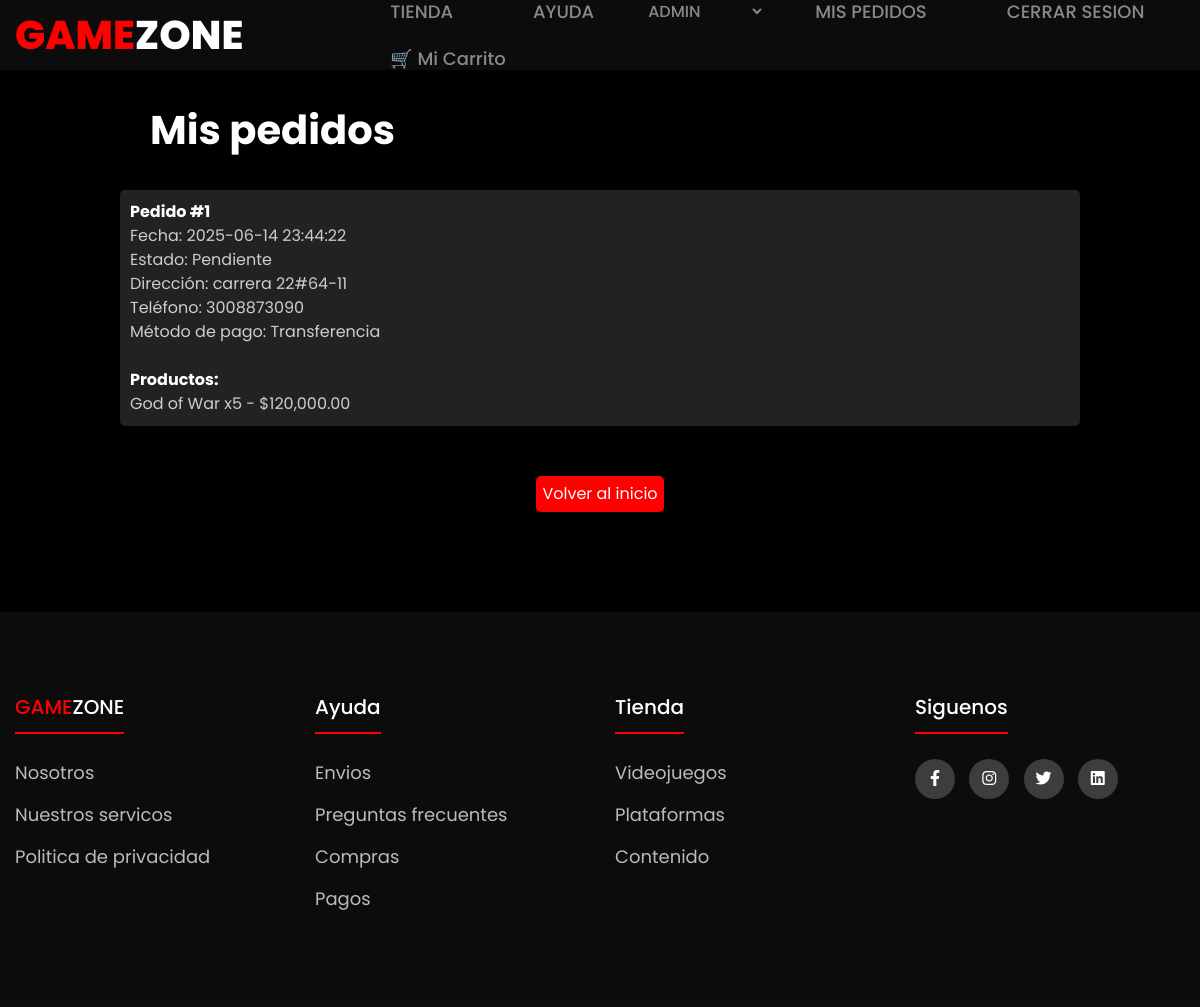
Screenshot of /my_orders.php (signed in) with the database file from the repository.
### tables this page shows
CREATE TABLE `orders` (
  `id` int(11) NOT NULL,
  `user_id` int(11) NOT NULL,
  `address` varchar(255) NOT NULL,
  `phone` varchar(20) DEFAULT NULL,
  `payment_method` varchar(50) DEFAULT 'Contra entrega',
  `status` enum('pendiente','en_proceso','enviado','entregado') DEFAULT 'pendiente',
  `created_at` timestamp NOT NULL DEFAULT current_timestamp()
);

CREATE TABLE `order_items` (
  `id` int(11) NOT NULL,
  `order_id` int(11) NOT NULL,
  `product_id` int(11) NOT NULL,
  `quantity` int(11) NOT NULL DEFAULT 1,
  `price` decimal(10,2) NOT NULL
);

CREATE TABLE `products` (
  `id` int(11) NOT NULL,
  `name` varchar(100) NOT NULL,
  `description` text DEFAULT NULL,
  `price` decimal(10,2) NOT NULL,
  `image` varchar(255) DEFAULT NULL,
  `category_id` int(11) DEFAULT NULL,
  `created_at` timestamp NOT NULL DEFAULT current_timestamp()
);

### controllers/ordercontroller.php (called while the page is built, shortened)
<?php
require_once 'models/Order.php';
class OrderController {
    public function myOrders() {
    $user = $_SESSION['user'] ?? null;
    $orderModel = new Order();
    $orders = $orderModel->getByUser($user['id']);
    foreach ($orders as &$order) {
        $order['items'] = $orderModel->getItems($order['id']);
    }
    require 'views/order/my_orders.php';
}
}

### my_orders.php (called while the page is built)
<?php
require_once 'controllers/OrderController.php';
$controller = new OrderController();
$controller->myOrders();

### models/order.php (called while the page is built, shortened)
<?php
require_once 'config/database.php';
class Order {
    private $conn;
    public function __construct() {
        $db = new Database();
        $this->conn = $db->connect();
    }
    public function getByUser($user_id) {
    $sql = "SELECT * FROM orders WHERE user_id = ? ORDER BY created_at DESC";
    $stmt = $this->conn->prepare($sql);
    $stmt->execute([$user_id]);
    return $stmt->fetchAll(PDO::FETCH_ASSOC);
}
public function getItems($order_id) {
    $sql = "SELECT oi.*, p.name
            FROM order_items oi
            JOIN products p ON oi.product_id = p.id
            WHERE oi.order_id = ?";
    $stmt = $this->conn->prepare($sql);
    $stmt->execute([$order_id]);
    return $stmt->fetchAll(PDO::FETCH_ASSOC);
}
}

### config/database.php (called while the page is built, shortened)
<?php
class database{
    private $host = 'localhost';
    private $db_name = 'tienda_virtual';
    private $username = 'root';
    private $password = '';
    public function connect(){
        $this->conn = null;
        try {
            $dsn = "mysql:host={$this->host};dbname={$this->db_name}";
            $this->conn = new PDO($dsn, $this->username, $this->password);
            $this->conn->setAttribute(PDO::ATTR_ERRMODE, PDO::ERRMODE_EXCEPTION);
        }
        catch(PDOException $e) {
            echo "Error de conexion: " . $e->getMessage();
            exit;
        }
        return $this->conn;
    }
}
?>

### views/order/my_orders.php (the view)
<?php require_once __DIR__ . '/../layout/header.php'; ?>
<div class="container-mis-pedidos">
    <h2>Mis pedidos</h2>
    <div class="container-intermedio-tus-pedidos">
        <?php if (!empty($orders)) : ?>
        <?php foreach ($orders as $order): ?>
        <div class="container-tu-pedido">
            <strong>Pedido #<?= $order['id'] ?></strong><br>
            Fecha: <?= $order['created_at'] ?><br>
            Estado: <?= ucfirst($order['status']) ?><br>
            Dirección: <?= htmlspecialchars($order['address']) ?><br>
            Teléfono: <?= htmlspecialchars($order['phone']) ?><br>
            Método de pago: <?= htmlspecialchars($order['payment_method']) ?><br><br>
            <strong>Productos:</strong>
            <ul>
                <?php foreach ($order['items'] as $item): ?>
                    <li><?= $item['name'] ?> x<?= $item['quantity'] ?> - $<?= number_format($item['price'], 2) ?></li>
                <?php endforeach; ?>
            </ul>
        </div>
    <?php endforeach; ?>
    <?php else: ?>
    <p>No has realizado pedidos aún.</p>
    <?php endif; ?>
    <a href="index.php">Volver al inicio</a>
    </div>
</div>
<?php require_once __DIR__ . '/../layout/footer.php'; ?>

### public/css/styles.css (style rules this page uses)
html { scroll-behavior: smooth; }
body { font-family: Poppins; margin: 0; padding: 0; background: black; color: #333; display: flex; flex-direction: column; justify-content: center; align-items: center; }
.container-mis-pedidos { width: 100%; text-align: left; }
.container-mis-pedidos h2 { font-size: 40px; color: white; font-weight: 700; margin-bottom: 30px; margin-left: 150px; }
.container-intermedio-tus-pedidos { width: 100%; display: flex; flex-direction: column; justify-content: center; align-items: center; }
.container-tu-pedido { width: 80%; padding: 10px; margin-bottom: 20px; color: #cecdcd; background-color: #222222; border-radius: 5px; }
.container-tu-pedido strong { color: white; }
.container-intermedio-tus-pedidos a { background-color: red; padding: 6px; border-radius: 5px; color: white; cursor: pointer; margin-top: 30px; margin-bottom: 100px; }
.container-mis-pedidos { margin-top: 100px; }

### rows the page displays
orders: id "1", created_at "2025-06-14 23:44:22", status "Pendiente", address "carrera 22#64-11", phone "3008873090", payment_method "Transferencia"
order_items: product.name "God of War", quantity "5", price "120,000.00"
